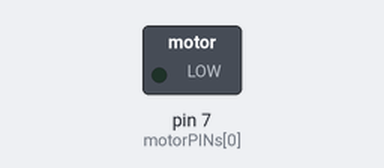
This sketch was run on a simulated Arduino Uno, built with avr-gcc and run on an emulated ATmega328P. Shown: switched loads named in the sketch (green lamp = pin HIGH). What the sketch prints to the serial monitor is not drawn.

Above: at 0.2 s.
At 1.6 s:
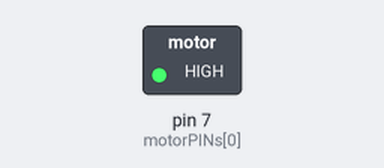
Timing chart, 0 to 3.3 s (numbered marks = the images above):
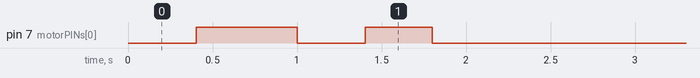

The sketch:

VibrationPatternTest.ino
```cpp
// From https://github.com/ivanseidel/LinkedList
#include <LinkedList.h>

struct activePattern {
  int tStart;
  int tEnd;
  int tDuration;
  int repeat;
  int motorID;
  int patternID;
};

LinkedList<activePattern> activePatterns;

static const int motorPINs[3] = {7, 8, 9};

static const float patternList[3][5][2] = {
  {
    {0, 0},
    {0.5, 0.25},
    {0.75, 1},
    {1, 0}
  },
  {
    {0, 0},
    {0.25, 0.5},
    {0.5, 0},
    {0.75, 1},
    {1, 0}
  },
  {
    {0, 0},
    {0.4, 1},
    {0.6, 0},
    {0.8, 1},
    {1, 0}
  }
};

void addPattern(int duration, int repeat, int motorID, int patternID) {
  int tStart = millis();
  activePattern testPattern = {
    tStart,
    tStart + duration,
    duration,
    repeat,
    motorID,
    patternID
  };

  activePatterns.add(testPattern);
}

int tCurrent;


void setup() {
  Serial.begin(9600);
  addPattern(2000, 1, 0, 2);

  tCurrent = millis();
  pinMode(7, OUTPUT);
  Serial.println("=======================");
  Serial.println(activePatterns.size());
  Serial.println("=======================");
}

void loop() {
  int patternCount = activePatterns.size();

  if(patternCount) {
    for(int i = 0; i < patternCount; i++) {
      activePattern currentPattern = activePatterns.get(i);

      if(tCurrent < currentPattern.tEnd) {
        float totalProgress = float(tCurrent - currentPattern.tStart) / float(currentPattern.tDuration);

        int ii = 0;

        for(ii; ii < sizeof(patternList[currentPattern.patternID]) / sizeof(patternList[currentPattern.patternID][0]); ii++) {
          if(patternList[currentPattern.patternID][ii][0] > totalProgress) {
            break;
          }
        }

        float *sectionStart = patternList[currentPattern.patternID][ii - 1];
        float *sectionEnd = patternList[currentPattern.patternID][ii];

        float sectionProgress = (totalProgress - sectionStart[0]) / (sectionEnd[0] - sectionStart[0]);
        float currentIntensity = sectionStart[1] + ((sectionEnd[1] - sectionStart[1]) * sectionProgress);
        analogWrite(motorPINs[currentPattern.motorID], 255 * currentIntensity);

        // Debug print code can be put here

      } else {
        analogWrite(motorPINs[currentPattern.motorID], 0);
        activePatterns.remove(i);
      }
    }
  }

  tCurrent = millis();
}


// Debug Print Code

//        Serial.print("IDs: ");
//        Serial.print(i);
//        Serial.print(" | ");
//        Serial.print(ii);
//        Serial.print(" --- ");
//
//        Serial.print("Progress: ");
//        Serial.print(totalProgress);
//        Serial.print(" / ");
//        Serial.print(sectionProgress);
//        Serial.print(" (");
//        Serial.print(sectionStart[0]);
//        Serial.print(" | ");
//        Serial.print(sectionEnd[0]);
//        Serial.print(") --- ");
//
//        Serial.print("Intensity: ");
//        Serial.print(currentIntensity);
//        Serial.print(" - ");
//        Serial.print(255 * currentIntensity);
//        Serial.print(" (");
//        Serial.print(sectionStart[1]);
//        Serial.print(" | ");
//        Serial.print(sectionEnd[1]);
//        Serial.print(") --- ");
//
//        Serial.println(tCurrent);
```

Measured:
- by itself, pin 7 (motorPINs[0]): LOW → HIGH at 0.40 s, → LOW 0.60 s later, → HIGH 0.40 s later, → LOW 0.40 s later
